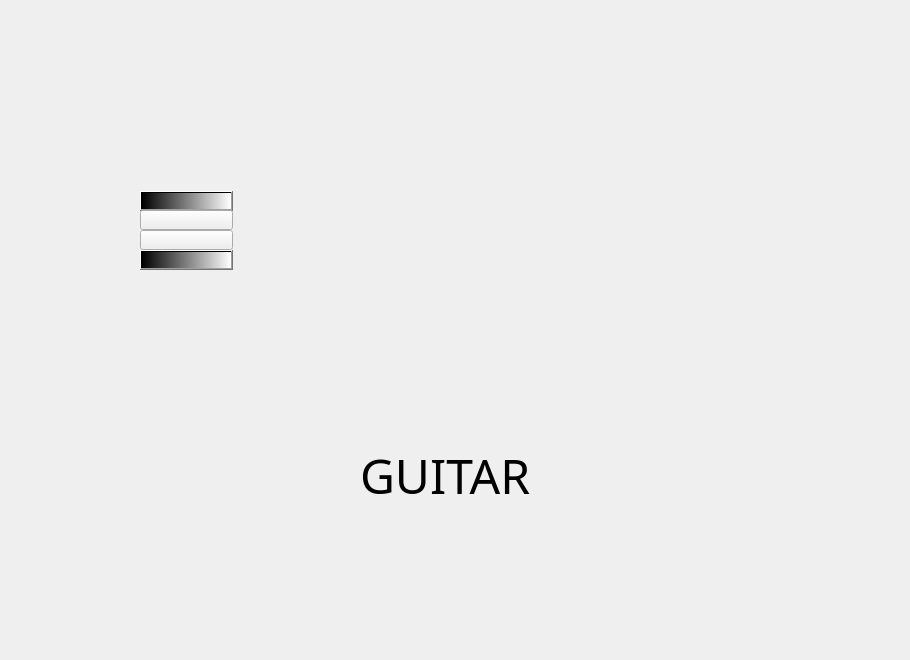
        <widget class="QWidget" name="GUITAR_PAGE">
         <widget class="QLabel" name="label_4">
          <property name="geometry">
           <rect>
            <x>-10</x>
            <y>-80</y>
            <width>901</width>
            <height>651</height>
           </rect>
          </property>
          <property name="text">
           <string/>
          </property>
          <property name="pixmap">
           <pixmap>:/instro1/photo-1507838153414-b4b713384a76.jfif</pixmap>
          </property>
          <property name="scaledContents">
           <bool>true</bool>
          </property>
         </widget>
         <widget class="QLabel" name="label_15">
          <property name="geometry">
           <rect>
            <x>-80</x>
            <y>390</y>
            <width>361</width>
            <height>211</height>
           </rect>
          </property>
          <property name="text">
           <string/>
          </property>
          <property name="pixmap">
           <pixmap>:/instro1/pngwing.com.png</pixmap>
          </property>
          <property name="scaledContents">
           <bool>true</bool>
          </property>
         </widget>
         <widget class="QLabel" name="label_19">
          <property name="geometry">
           <rect>
            <x>60</x>
            <y>0</y>
            <width>801</width>
            <height>451</height>
           </rect>
          </property>
          <property name="text">
           <string/>
          </property>
          <property name="pixmap">
           <pixmap>:/instro1/Guitar 1.png</pixmap>
          </property>
          <property name="scaledContents">
           <bool>true</bool>
          </property>
         </widget>
         <widget class="QPushButton" name="GUITAR_1">
          <property name="geometry">
           <rect>
            <x>140</x>
            <y>191</y>
            <width>93</width>
            <height>20</height>
           </rect>
          </property>
          <property name="styleSheet">
           <string notr="true">background-color: qlineargradient(spread:pad, x1:0, y1:0, x2:1, y2:0, stop:0 rgba(0, 0, 0, 255), stop:1 rgba(255, 255, 255, 255));</string>
          </property>
          <property name="text">
           <string/>
          </property>
         </widget>
         <widget class="QPushButton" name="GUITAR_4">
          <property name="geometry">
           <rect>
            <x>140</x>
            <y>250</y>
            <width>93</width>
            <height>20</height>
           </rect>
          </property>
          <property name="styleSheet">
           <string notr="true">background-color: qlineargradient(spread:pad, x1:0, y1:0, x2:1, y2:0, stop:0 rgba(0, 0, 0, 255), stop:1 rgba(255, 255, 255, 255));</string>
          </property>
          <property name="text">
           <string/>
          </property>
         </widget>
         <widget class="QPushButton" name="GUITAR_3">
          <property name="geometry">
           <rect>
            <x>140</x>
            <y>230</y>
            <width>93</width>
            <height>20</height>
           </rect>
          </property>
          <property name="text">
           <string/>
          </property>
         </widget>
         <widget class="QPushButton" name="GUITAR_2">
          <property name="geometry">
           <rect>
            <x>140</x>
            <y>210</y>
            <width>93</width>
            <height>20</height>
           </rect>
          </property>
          <property name="text">
           <string/>
          </property>
         </widget>
         <widget class="QLabel" name="label_22">
          <property name="geometry">
           <rect>
            <x>360</x>
            <y>450</y>
            <width>231</width>
            <height>51</height>
           </rect>
          </property>
          <property name="font">
           <font>
            <family>Forte</family>
            <pointsize>36</pointsize>
           </font>
          </property>
          <property name="text">
           <string>GUITAR</string>
          </property>
         </widget>
        </widget>
